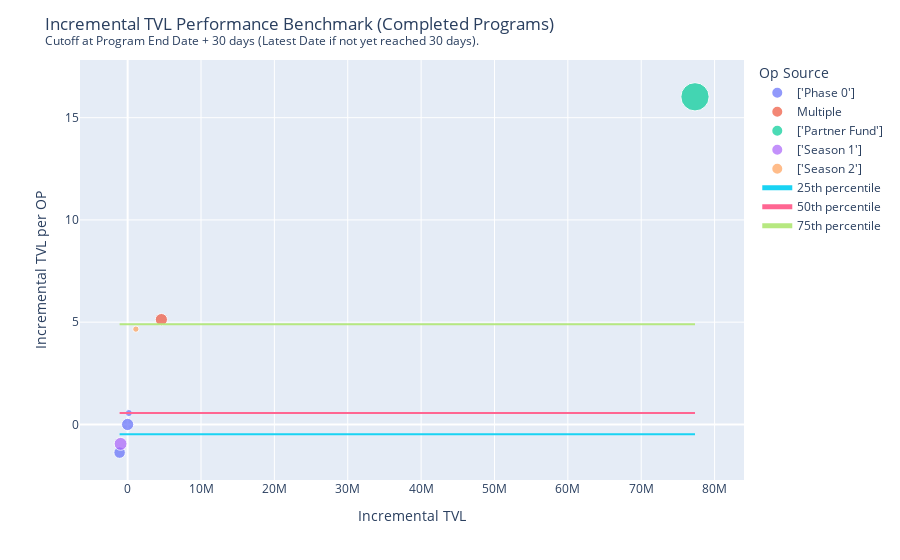

Write notebook code for a chart like this one.
### Code cell
layout_settings = {
    "title": "Incremental TVL Performance Benchmark (Completed Programs) <br><sup>Cutoff at Program End Date + 30 days (Latest Date if not yet reached 30 days).</sup>",
    "xaxis_title": "Incremental TVL",
    "yaxis_title": "Incremental TVL per OP",
    "legend_title": "Op Source",
}

df = cleanup_data(
    subset=[
        "op_deployed",
        "net_tvl_per_op",
        "cumul_last_price_net_dollar_flow",
        "incremental_txs_per_day_after",  # used for filtering completed programs only
    ]
)

plot_benchmark(
    df,
    x="cumul_last_price_net_dollar_flow",
    y="net_tvl_per_op",
    size="op_deployed",
    layout_settings=layout_settings,
)

### Figure 1 — Plotly figure (JSON) as saved in the notebook; plotly's stock layout.template omitted (floating-point values rounded to 4 significant figures)
{"data": [{"hovertemplate": "<b>%{hovertext}</b><br><br>op_source_map=['Phase 0']<br>cumul_last_price_net_dollar_flow=%{x}<br>net_tvl_per_op=%{y}<br>op_deployed=%{marker.size}<extra></extra>", "hovertext": ["Rubicon", "WePiggy", "Aelin"], "legendgroup": "['Phase 0']", "marker": {"color": "#636efa", "size": [793900.0, 300000.0, 900000.0], "sizemode": "area", "sizeref": 12070.0, "symbol": "circle"}, "mode": "markers", "name": "['Phase 0']", "orientation": "v", "showlegend": true, "type": "scatter", "x": [-1094000.0, 166800.0, -2778.0], "xaxis": "x", "y": [-1.378, 0.5559, -0.003086], "yaxis": "y"}, {"hovertemplate": "<b>%{hovertext}</b><br><br>op_source_map=Multiple<br>cumul_last_price_net_dollar_flow=%{x}<br>net_tvl_per_op=%{y}<br>op_deployed=%{marker.size}<extra></extra>", "hovertext": ["PoolTogether"], "legendgroup": "Multiple", "marker": {"color": "#EF553B", "size": [897039], "sizemode": "area", "sizeref": 12070.0, "symbol": "circle"}, "mode": "markers", "name": "Multiple", "orientation": "v", "showlegend": true, "type": "scatter", "x": [4597000.0], "xaxis": "x", "y": [5.125], "yaxis": "y"}, {"hovertemplate": "<b>%{hovertext}</b><br><br>op_source_map=['Partner Fund']<br>cumul_last_price_net_dollar_flow=%{x}<br>net_tvl_per_op=%{y}<br>op_deployed=%{marker.size}<extra></extra>", "hovertext": ["Aave"], "legendgroup": "['Partner Fund']", "marker": {"color": "#00cc96", "size": [4827000.0], "sizemode": "area", "sizeref": 12070.0, "symbol": "circle"}, "mode": "markers", "name": "['Partner Fund']", "orientation": "v", "showlegend": true, "type": "scatter", "x": [77330000.0], "xaxis": "x", "y": [16.02], "yaxis": "y"}, {"hovertemplate": "<b>%{hovertext}</b><br><br>op_source_map=['Season 1']<br>cumul_last_price_net_dollar_flow=%{x}<br>net_tvl_per_op=%{y}<br>op_deployed=%{marker.size}<extra></extra>", "hovertext": ["XToken"], "legendgroup": "['Season 1']", "marker": {"color": "#ab63fa", "size": [1010000.0], "sizemode": "area", "sizeref": 12070.0, "symbol": "circle"}, "mode": "markers", "name": "['Season 1']", "orientation": "v", "showlegend": true, "type": "scatter", "x": [-961300.0], "xaxis": "x", "y": [-0.952], "yaxis": "y"}, {"hovertemplate": "<b>%{hovertext}</b><br><br>op_source_map=['Season 2']<br>cumul_last_price_net_dollar_flow=%{x}<br>net_tvl_per_op=%{y}<br>op_deployed=%{marker.size}<extra></extra>", "hovertext": ["Revert Finance"], "legendgroup": "['Season 2']", "marker": {"color": "#FFA15A", "size": [240800.0], "sizemode": "area", "sizeref": 12070.0, "symbol": "circle"}, "mode": "markers", "name": "['Season 2']", "orientation": "v", "showlegend": true, "type": "scatter", "x": [1122000.0], "xaxis": "x", "y": [4.66], "yaxis": "y"}, {"mode": "lines", "name": "25th percentile", "type": "scatter", "x": [-1094000.0, 77330000.0], "y": [-0.4775, -0.4775]}, {"mode": "lines", "name": "50th percentile", "type": "scatter", "x": [-1094000.0, 77330000.0], "y": [0.5559, 0.5559]}, {"mode": "lines", "name": "75th percentile", "type": "scatter", "x": [-1094000.0, 77330000.0], "y": [4.892, 4.892]}], "layout": {"legend": {"itemsizing": "constant", "title": {"text": "Op Source"}, "tracegroupgap": 0}, "margin": {"t": 60}, "title": {"text": "Incremental TVL Performance Benchmark (Completed Programs) <br><sup>Cutoff at Program End Date + 30 days (Latest Date if not yet reached 30 days).</sup>"}, "xaxis": {"anchor": "y", "domain": [0, 1], "title": {"text": "Incremental TVL"}}, "yaxis": {"anchor": "x", "domain": [0, 1], "title": {"text": "Incremental TVL per OP"}}}}
